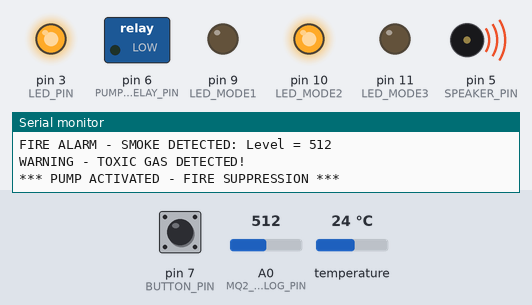
Recording of a program running on a simulated Arduino Uno, built with avr-gcc and run on an emulated ATmega328P. Shown: switched loads named in the program (green lamp = pin HIGH), output pins drawn as LEDs (lit = HIGH), buzzer (waves = sounding), the last lines printed to the serial monitor. Inputs (shaded band) come from the test bench; at power-on: pin 7 (BUTTON_PIN) HIGH, A0 (MQ2_ANALOG_PIN) = 512, temperature 24 °C.

Above: at 2.2 s.
2.3 s: pin 7 (BUTTON_PIN) pulled LOW for 3.2 s
At 5.8 s:
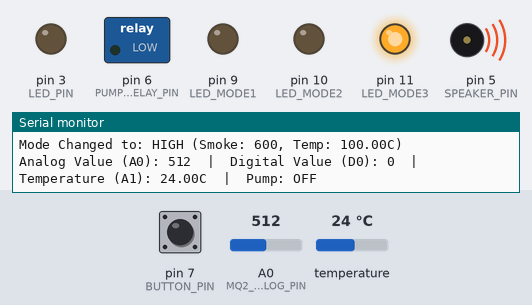
8.3 s: pin 7 (BUTTON_PIN) pulled LOW for 3.2 s
At 11.3 s:
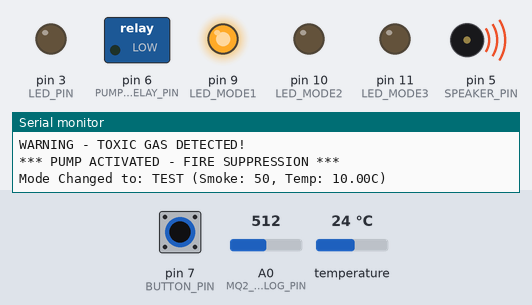
15.8 s: pin 7 (BUTTON_PIN) driven LOW
At 20.5 s:
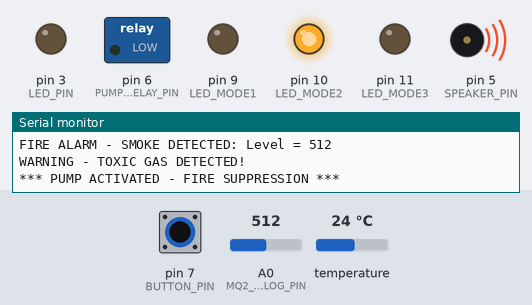
Timing chart, 0 to 25.5 s (numbered marks = the images above; inputs shaded):
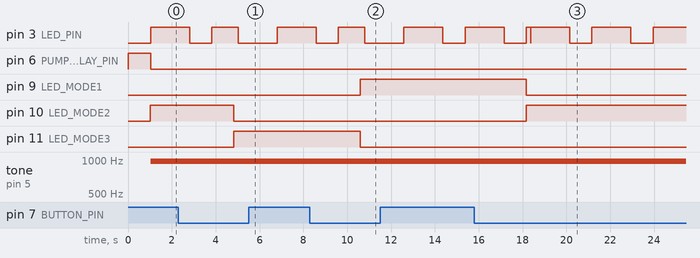

The program:

main.cpp
```cpp
#include <Arduino.h>
#include <OneWire.h>
#include <DallasTemperature.h>

// Định nghĩa chân kết nối với các cảm biến và thiết bị
#define MQ2_ANALOG_PIN A0       // Chân A0: Giá trị analog từ MQ-2
#define TEMP_SENSOR_PIN A1      // Chân A1: Cảm biến nhiệt độ DS18B20
#define MQ2_DIGITAL_PIN 0       // Chân D0: Tín hiệu digital từ MQ-2
#define SPEAKER_PIN 5           // Chân D5: Loa cảnh báo
#define PUMP_RELAY_PIN 6        // Chân D6: Relay điều khiển bơm
#define LED_PIN 3               // Chân D3: Đèn LED khẩn cấp
#define BUTTON_PIN 7            // Chân D7: Button để đổi threshold
#define LED_MODE1 9             // Chân D9: LED báo Mode 1 (Test)
#define LED_MODE2 10            // Chân D10: LED báo Mode 2 (Normal)
#define LED_MODE3 11            // Chân D11: LED báo Mode 3 (High)

// Cài đặt cơ sở cho cảnh báo
#define SPEAKER_VOLUME 100       // Âm lượng loa (0-255), 60 = ~24% công suất
#define BEEP_DURATION 100        // Thời gian bíp (ms)
#define BEEP_INTERVAL 100        // Khoảng cách giữa các bíp (ms)
#define LED_BLINK_DURATION 100  // Thời gian sáng của đèn (ms)
#define LED_BLINK_INTERVAL 100  // Khoảng cách giữa các nháy (ms)
// 3 mode threshold cho smoke và temperature
int smokeThresholds[] = {50, 300, 600};     // Test, Normal, High
float tempThresholds[] = {10.0, 50.0, 100.0}; // Test, Normal, High (°C)
String modeNames[] = {"TEST", "NORMAL", "HIGH"};
int currentThresholdIndex = 1;  // Bắt đầu với Normal mode
int currentSmokeThreshold = smokeThresholds[currentThresholdIndex];
float currentTempThreshold = tempThresholds[currentThresholdIndex];

// Biến để lưu trữ dữ liệu sensor
int sensorAnalogValue = 0;
int sensorDigitalValue = 0;
unsigned long lastBeepTime = 0;  // Lưu thời gian bíp cuối cùng
boolean isBeeping = false;       // Trạng thái bíp
unsigned long lastBlinkTime = 0; // Lưu thời gian nháy đèn cuối cùng
boolean isLedOn = false;         // Trạng thái đèn

// Setup OneWire cho DS18B20
OneWire oneWire(TEMP_SENSOR_PIN);
DallasTemperature sensors(&oneWire);
float currentTemp = 0.0;         // Lưu nhiệt độ hiện tại
unsigned long lastTempReadTime = 0;  // Lưu thời gian đọc nhiệt độ lần cuối
#define TEMP_READ_INTERVAL 2000  // Đọc nhiệt độ mỗi 2 giây

// Biến cảnh báo
boolean smokeDetected = false;   // Phát hiện khói
boolean highTempDetected = false; // Phát hiện nhiệt độ cao

// Biến cho button
boolean lastButtonState = HIGH;
boolean currentButtonState = HIGH;
unsigned long lastDebounceTime = 0;
unsigned long debounceDelay = 50;

// Prototype for function used before its definition
void triggerAlarmBeep();
void triggerLedBlink();
void handleButton();
void updateModeLEDs();

void setup() {
  // Khởi tạo Serial với baud rate 115200
  Serial.begin(115200);

  // Thiết lập chế độ cho các chân
  pinMode(MQ2_ANALOG_PIN, INPUT);     // A0 là input
  pinMode(TEMP_SENSOR_PIN, INPUT);    // A1 là input (DS18B20)
  pinMode(MQ2_DIGITAL_PIN, INPUT);    // D0 là input (MQ-2 digital)
  pinMode(SPEAKER_PIN, OUTPUT);       // D5 là output cho loa
  pinMode(PUMP_RELAY_PIN, OUTPUT);    // D6 là output cho relay bơm
  pinMode(LED_PIN, OUTPUT);           // D3 là output cho đèn LED
  pinMode(BUTTON_PIN, INPUT_PULLUP);  // D7 là input với pull-up resistor
  pinMode(LED_MODE1, OUTPUT);         // D9 là output cho LED mode 1
  pinMode(LED_MODE2, OUTPUT);         // D10 là output cho LED mode 2
  pinMode(LED_MODE3, OUTPUT);         // D11 là output cho LED mode 3
  analogWrite(SPEAKER_PIN, 0);        // Tắt loa ban đầu
  digitalWrite(PUMP_RELAY_PIN, HIGH);  // Tắt bơm ban đầu (relay OFF)
  digitalWrite(LED_PIN, LOW);         // Tắt đèn ban đầu

  // Khởi tạo cảm biến nhiệt độ DS18B20
  sensors.begin();

  // Chờ để serial sẵn sàng (có thể bỏ qua nếu không cần)
  delay(1000);

  Serial.println("==== MQ2 Gas Sensor + DS18B20 Temperature Sensor ====");
  Serial.println("System is ready!");
  Serial.print("Current Mode: ");
  Serial.print(modeNames[currentThresholdIndex]);
  Serial.print(" (Smoke: ");
  Serial.print(currentSmokeThreshold);
  Serial.print(", Temp: ");
  Serial.print(currentTempThreshold);
  Serial.println("C)");

  // Hiển thị LED mode ban đầu
  updateModeLEDs();
  Serial.println("");
}

void loop() {
  // Xử lý button để đổi threshold
  handleButton();

  // Đọc giá trị analog từ A0
  sensorAnalogValue = analogRead(MQ2_ANALOG_PIN);

  // Đọc giá trị digital từ D0
  sensorDigitalValue = digitalRead(MQ2_DIGITAL_PIN);

  // Đọc nhiệt độ từ DS18B20 (mỗi TEMP_READ_INTERVAL ms)
  unsigned long currentTime = millis();
  if (currentTime - lastTempReadTime >= TEMP_READ_INTERVAL) {
    sensors.requestTemperatures();
    currentTemp = sensors.getTempCByIndex(0);
    lastTempReadTime = currentTime;
  }

  // Hiển thị dữ liệu qua Serial Monitor
  Serial.print("Analog Value (A0): ");
  Serial.print(sensorAnalogValue);
  Serial.print("  |  Digital Value (D0): ");
  Serial.print(sensorDigitalValue);
  Serial.print("  |  Temperature (A1): ");
  Serial.print(currentTemp);
  Serial.print("C  |  Pump: ");
  Serial.println(digitalRead(PUMP_RELAY_PIN) ? "ON" : "OFF");

  // Kiểm tra điều kiện cảnh báo
  smokeDetected = (sensorAnalogValue > currentSmokeThreshold);
  highTempDetected = (currentTemp > currentTempThreshold);

  // Kích hoạt cảnh báo nếu có khói hoặc nhiệt độ cao
  if (smokeDetected || highTempDetected || sensorDigitalValue == LOW) {
    if (smokeDetected) {
      Serial.print("FIRE ALARM - SMOKE DETECTED: Level = ");
      Serial.println(sensorAnalogValue);
    }
    if (highTempDetected) {
      Serial.print("TEMPERATURE ALARM - HIGH TEMP: ");
      Serial.print(currentTemp);
      Serial.println(" C");
    }
    if (sensorDigitalValue == LOW) {
      Serial.println("WARNING - TOXIC GAS DETECTED!");
    }

    Serial.println("*** PUMP ACTIVATED - FIRE SUPPRESSION ***");

    // Kích hoạt speaker, LED và bơm
    triggerAlarmBeep();
    triggerLedBlink();
    digitalWrite(PUMP_RELAY_PIN, LOW);  // Bật bơm khi có cảnh báo

  } else {
    // Tắt speaker, LED và bơm khi an toàn
    analogWrite(SPEAKER_PIN, 0);
    digitalWrite(LED_PIN, LOW);
    digitalWrite(PUMP_RELAY_PIN, HIGH);   // Tắt bơm khi an toàn
    isBeeping = false;
    isLedOn = false;
  }

  delay(1000);  // Delay 1 second - update once per second
}

// Function to trigger beep effect continuously
void triggerAlarmBeep() {
  unsigned long currentTime = millis();
  unsigned long timeSinceLastBeep = currentTime - lastBeepTime;

  // Simple beep: alternate ON and OFF every 100ms
  if (timeSinceLastBeep >= BEEP_DURATION) {
    if (isBeeping) {
      analogWrite(SPEAKER_PIN, 0);  // Turn off
      isBeeping = false;
    } else {
      analogWrite(SPEAKER_PIN, SPEAKER_VOLUME);  // Turn on
      isBeeping = true;
    }
    lastBeepTime = currentTime;
  }
}

// Function to trigger LED blink effect
void triggerLedBlink() {
  unsigned long currentTime = millis();
  unsigned long timeSinceLastBlink = currentTime - lastBlinkTime;

  // Simple blink: alternate ON and OFF every 100ms
  if (timeSinceLastBlink >= LED_BLINK_DURATION) {
    if (isLedOn) {
      digitalWrite(LED_PIN, LOW);  // Turn off
      isLedOn = false;
    } else {
      digitalWrite(LED_PIN, HIGH);  // Turn on
      isLedOn = true;
    }
    lastBlinkTime = currentTime;
  }
}

// Function to handle button press and change smoke threshold
void handleButton() {
  // Read the button state
  int reading = digitalRead(BUTTON_PIN);

  // Check if button state changed (for debouncing)
  if (reading != lastButtonState) {
    lastDebounceTime = millis();
  }

  if ((millis() - lastDebounceTime) > debounceDelay) {
    // If button state has changed
    if (reading != currentButtonState) {
      currentButtonState = reading;

      // If button is pressed (LOW because of INPUT_PULLUP)
      if (currentButtonState == LOW) {
        // Change to next mode (3 modes only)
        currentThresholdIndex = (currentThresholdIndex + 1) % 3;
        currentSmokeThreshold = smokeThresholds[currentThresholdIndex];
        currentTempThreshold = tempThresholds[currentThresholdIndex];

        // Update mode LEDs
        updateModeLEDs();

        // Print new mode
        Serial.print("Mode Changed to: ");
        Serial.print(modeNames[currentThresholdIndex]);
        Serial.print(" (Smoke: ");
        Serial.print(currentSmokeThreshold);
        Serial.print(", Temp: ");
        Serial.print(currentTempThreshold);
        Serial.println("C)");

        // Blink alarm LED to indicate change
        digitalWrite(LED_PIN, HIGH);
        delay(200);
        digitalWrite(LED_PIN, LOW);
      }
    }
  }

  lastButtonState = reading;
}

// Function to update mode indicator LEDs
void updateModeLEDs() {
  // Turn off all mode LEDs first
  digitalWrite(LED_MODE1, LOW);
  digitalWrite(LED_MODE2, LOW);
  digitalWrite(LED_MODE3, LOW);

  // Turn on the current mode LED
  switch(currentThresholdIndex) {
    case 0: // TEST mode
      digitalWrite(LED_MODE1, HIGH);
      break;
    case 1: // NORMAL mode
      digitalWrite(LED_MODE2, HIGH);
      break;
    case 2: // HIGH mode
      digitalWrite(LED_MODE3, HIGH);
      break;
  }
}
```

Measured:
- after the input at 2.3 s, pin 10 (LED_MODE2): HIGH → LOW after 2.5 s; pin 11 (LED_MODE3): LOW → HIGH after 2.5 s
- after the input at 8.3 s, pin 9 (LED_MODE1): LOW → HIGH after 2.3 s; pin 11 (LED_MODE3): HIGH → LOW after 2.3 s
- after the input at 15.8 s, pin 9 (LED_MODE1): HIGH → LOW after 2.4 s; pin 10 (LED_MODE2): LOW → HIGH after 2.4 s
